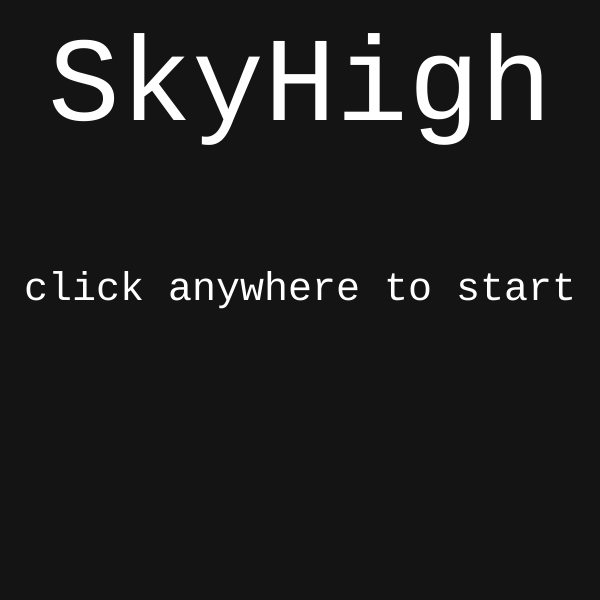
Frame 1 (no input)
Frame 60 (no input): identical to frame 1, image omitted
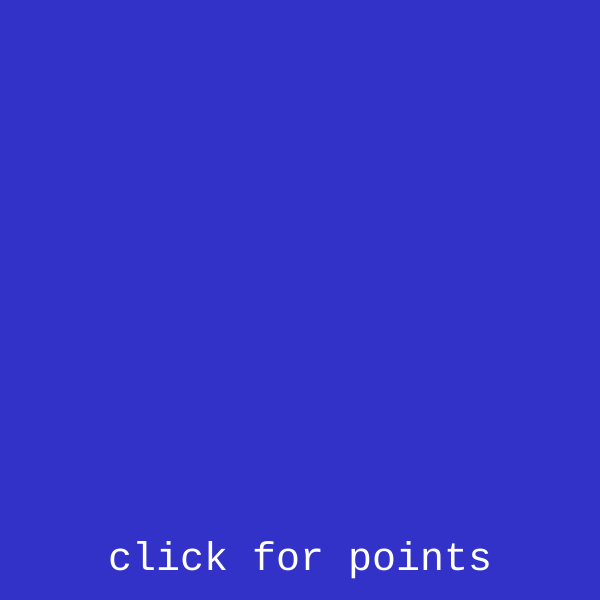
Frame 120 (the mouse pressed at the canvas centre since frame 60)

The p5.js sketch that drew these frames (run headless with seeded random() and noise() and a simulated clock; from frame 60 on, the mouse is pressed at the canvas centre):

// p5.js sketch
// ── sketch.js
'use strict';

let state= 'title';
let cnv;
let points = 0;
let w = 600;
let h = 600;

function setup(){
  cnv = createCanvas(w, h);
textFont('monospace');
}

function draw(){
switch(state){
  case 'title':
  title();
  cnv.mouseClicked(titleMouseClicked);
  break;
  case 'level 1':
  level1();
  cnv.mouseClicked(level1MouseClicked);
  break;
  case 'you win!!':
  youWin();
  cnv.mouseClicked(youWinMouseClicked);
  break;
  default:
  break;
}

}

function mousePressed() {
  state = 'level 1'

}
function title(){
  background(20);
  textSize(120);
  fill(280);
  textAlign(CENTER);
  text('SkyHigh',w/2,h/5);

  textSize(40);
  text('click anywhere to start',w/2,h/2);
}

function titleMouseClicked() {
console.log('canvas is clicked on title page');
state = 'level 1'
}

function level1(){
background(50,50,200);
text('click for points',w/2,h-30);

}

function level1MouseClicked(){

points++;
console.log('points = '+ points);
if (points >=10){
  state = 'you win!!'
}
}
function youWin(){
  background(245,50,90);
  textSize(60);
  stroke(280);
  text('You won!!!!!',w/2,h/2);

  textSize(20);
  text('click anywhere to restart',w/2,h*3/4);
}
function youWinMouseClicked(){
  points = 0;
state = 'level 1'

}

// ── style.css
html, body {
  margin: 0;
  padding: 0;
}

canvas {
  display: block;
margin:100px auto 50px auto;


}
